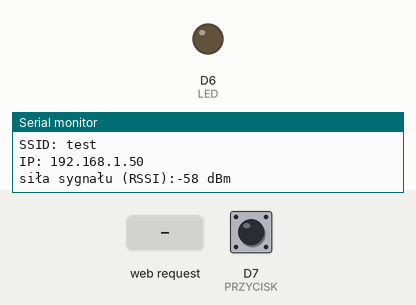
This sketch was run on a simulated Arduino MKR. On the bench: output pins drawn as LEDs (lit = HIGH), the last lines printed to the serial monitor. Inputs (shaded band) come from the test bench; at power-on: D7 (PRZYCISK) HIGH. WiFi joins after 1.5 s; servers stay silent unless stated.

Above: at 12.7 s.
12.8 s: HTTP request GET /?LEDON received
At 14.0 s:
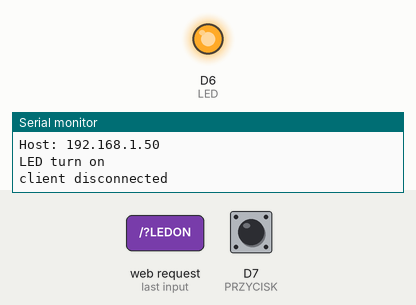
14.3 s: HTTP request GET /?LEDOFF received
At 15.4 s:
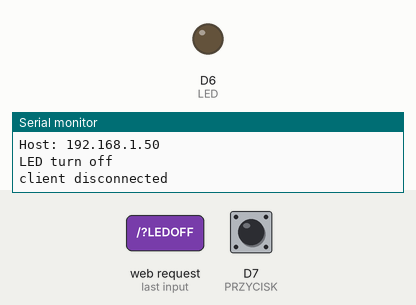
Timing chart, 0 to 17.3 s (numbered marks = the images above; inputs shaded):
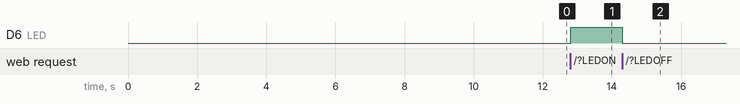

Measured:
- after the input at 12.8 s, D6 (LED): LOW → HIGH at once
- after the input at 14.3 s, D6 (LED): HIGH → LOW at once

The sketch:

ArduinoMKR1000_przyklad.ino
```cpp
#include <WiFi101.h>
const int PRZYCISK = 7;
const int LED = 6;

char ssid[] = "test";     // Nazwa sieci (ssid)
char pass[] = "test";     // shalo sieci

String readString;

int status = WL_IDLE_STATUS;

WiFiServer server(80);

void setup() {
  pinMode(PRZYCISK, INPUT_PULLUP);
  pinMode(LED, OUTPUT);

  Serial.begin(9600);
  while (!Serial) {
  }

  // Łączenie się sieci WiFi
  while (status != WL_CONNECTED) {
    Serial.print("Łączenie się do SSID: ");
    Serial.println(ssid);
    status = WiFi.begin(ssid, pass);

    // czekam 10s na połączenie
    delay(10000);
  }
  server.begin();
  // po połączeniu wywołuje się wyświetlenie stanu wifi
  printWiFiStatus();
}


void loop() {
  WiFiClient client = server.available();
  if (client) {
    Serial.println("new client");
    boolean currentLineIsBlank = true;
    while (client.connected()) {
      if (client.available()) {
        char c = client.read();
        readString += c;
        Serial.write(c);
        if (c == '\n' && currentLineIsBlank) {
          // send a standard http response header
          client.println("HTTP/1.1 200 OK");
          client.println("Content-Type: text/html");
          client.println("Connection: close");
          client.println("Refresh: 5");  //strona aktualizuje się co 5s
          client.println();
          client.println("<!DOCTYPE HTML>");
          client.println("<html>");

          client.print("<h3>Przyklad dla Arduino MKR1000</h3> <br/>");

          client.print("Przycisk w stanie: ");
          int przycisk = digitalRead(7);
          client.print(przycisk);
          client.println("<br />");

          client.println("<input type=button value='LED wlacz' onmousedown=location.href='/?LEDON'><br/>");
          client.println("<input type=button value='LED wylacz' onmousedown=location.href='/?LEDOFF'><br/>");

          client.print("<br/><a href='http://www.inzynierdomu.pl/'>Przygotowane przez inzynier Domu</a>");

          client.println("</html>");
          break;
        }
        if (c == '\n') {
          currentLineIsBlank = true;
        }
        else if (c != '\r') {
          currentLineIsBlank = false;
        }
      }
    }
    delay(1);

    //zamkniecie przycisku
    client.stop();

    //sprawdzamy czy zostaly wykonane akcje z pod przyciskow
    if (readString.indexOf("/?LEDON") > 0) {
      Serial.println();
      Serial.println("LED turn on");
      digitalWrite(LED, HIGH);
      Serial.println();
    }
    if (readString.indexOf("/?LEDOFF") > 0) {
      Serial.println();
      Serial.println("LED turn off");
      digitalWrite(LED, LOW);
      Serial.println();
    }
    readString = "";
    Serial.println("client disconnected");
  }
}

void printWiFiStatus() {
  // z jaką siecią się połączono
  Serial.print("SSID: ");
  Serial.println(WiFi.SSID());

  // Adres IP
  IPAddress ip = WiFi.localIP();
  Serial.print("IP: ");
  Serial.println(ip);

  //pomiar sygnału
  long rssi = WiFi.RSSI();
  Serial.print("siła sygnału (RSSI):");
  Serial.print(rssi);
  Serial.println(" dBm");
}
```
